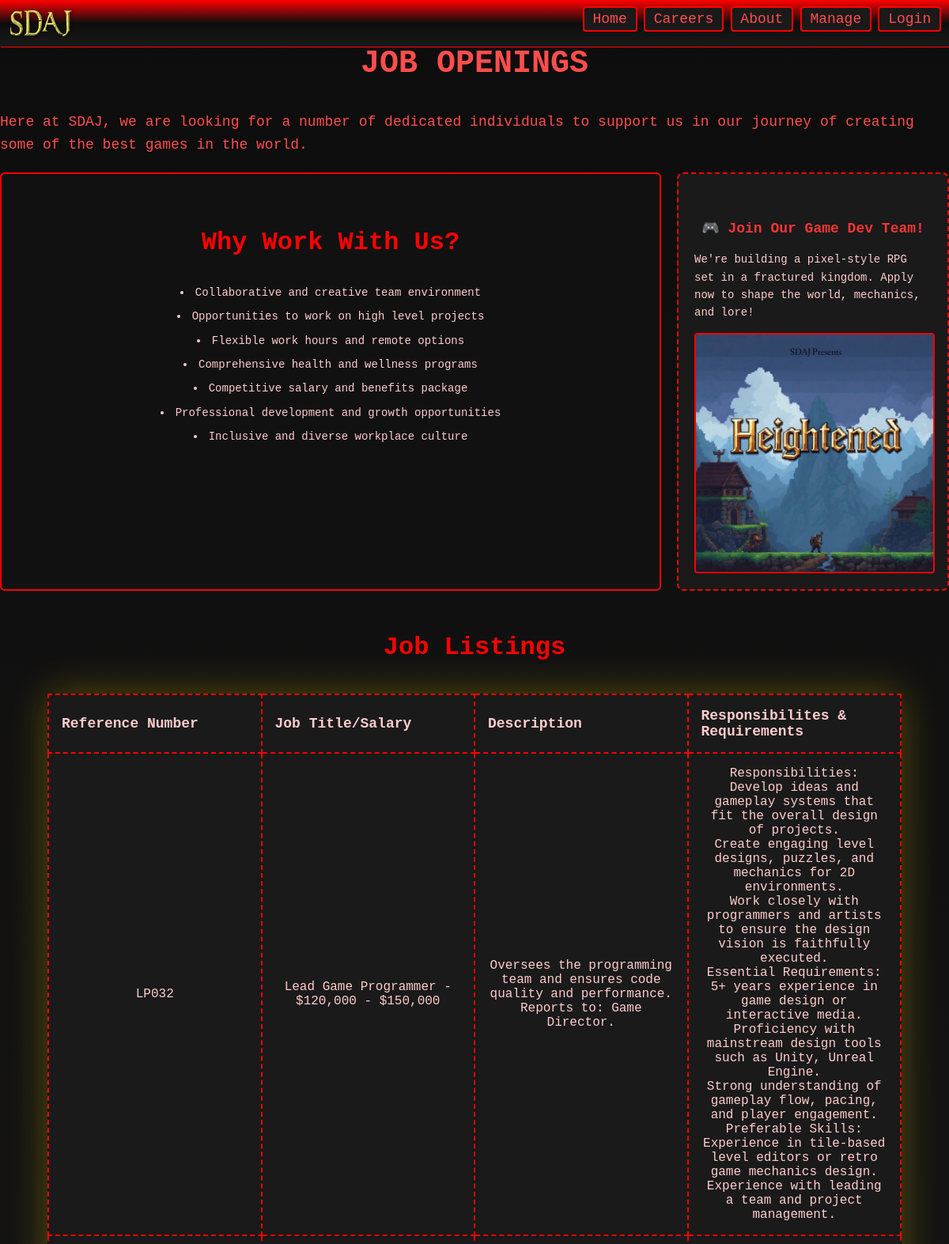
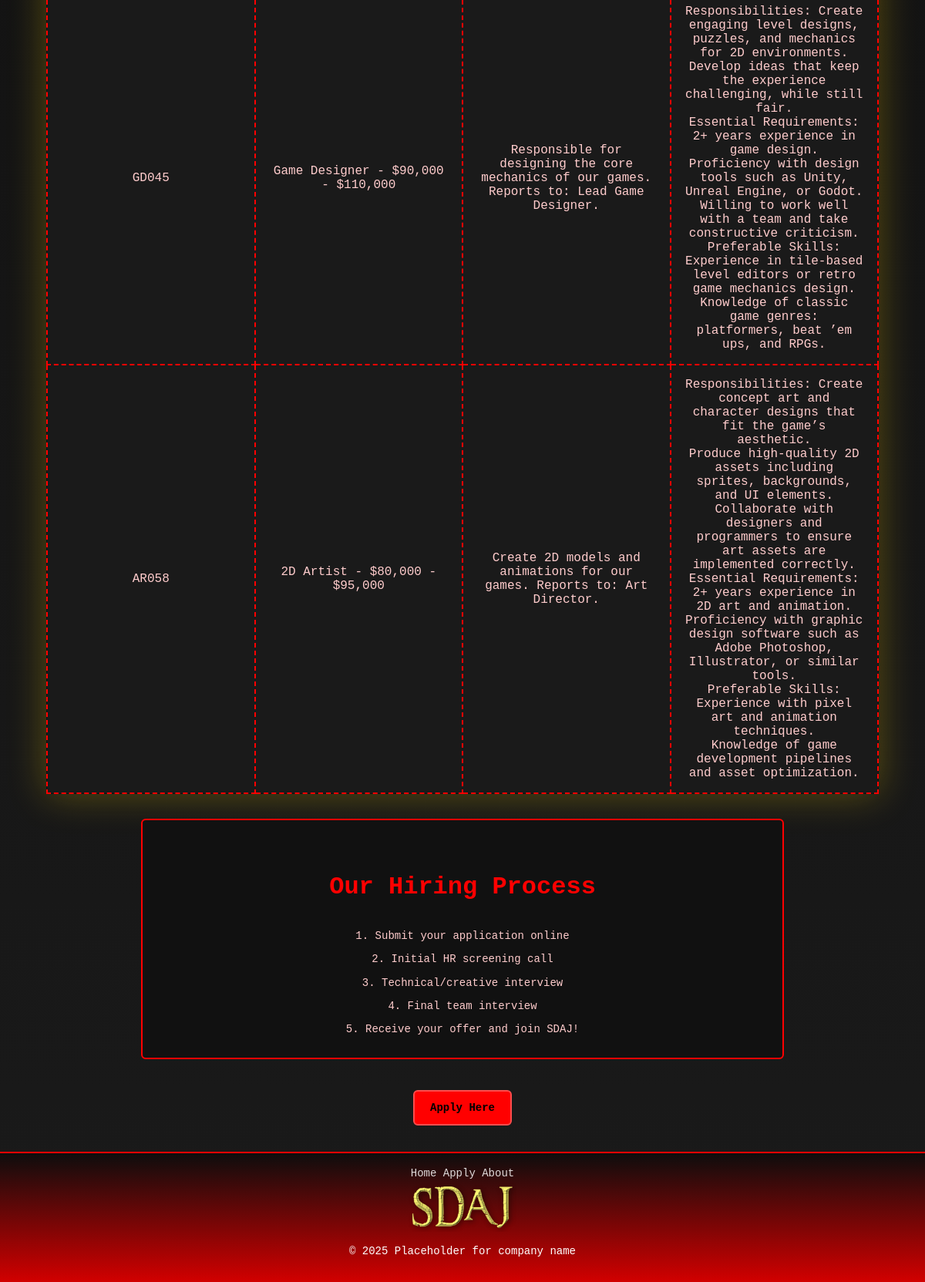
/jobs.php, run on the app's committed database (2 pictures, top to bottom).
### tables this page shows
CREATE TABLE IF NOT EXISTS `jobs` (
  `id` int(11) NOT NULL,
  `reference_number` varchar(10) NOT NULL,
  `Job Title/Salary` varchar(100) NOT NULL,
  `Description` text NOT NULL,
  `Responsibilities & Requirements` text NOT NULL
);

### jobs.php (the view, shortened to what this page needs)
<?php
include_once 'conn.php';
?>
<!DOCTYPE html>
<html lang="en">
<head>
    <?php include 'inc_files/header.inc'; ?>
</head>
<body>
    <?php include 'inc_files/navbar.inc'; ?>
    <main class="main-content">
        <h1 class="main-title">JOB OPENINGS</h1>
        <p id="intro">
            Here at SDAJ, we are looking for a number of dedicated individuals to support us in our journey of
            creating some of the best games in the world.
        </p>
        <section class="benefits-wrap" aria-labelledby="benefits-title">
            <div class="benefits">
                <h2 id="benefits-title">Why Work With Us?</h2>
                <ul>
                    <li>Collaborative and creative team environment</li>
                    <li>Opportunities to work on high level projects</li>
                    <li>Flexible work hours and remote options</li>
                    <li>Comprehensive health and wellness programs</li>
                    <li>Competitive salary and benefits package</li>
                    <li>Professional development and growth opportunities</li>
                    <li>Inclusive and diverse workplace culture</li>
                </ul>
            </div>
            <aside class="game-promo" aria-labelledby="aside-title">
                <h2 id="aside-title">🎮 Join Our Game Dev Team!</h2>
                <p>We're building a pixel-style RPG set in a fractured kingdom. Apply now to shape the world,
                    mechanics, and lore!</p>
                <img src="images/game-preview.png" alt="Game preview image">
            </aside>
        </section>
        <section aria-labelledby="jobs-title" class="jobs-section">
            <h2 id="jobs-title" class="table-title">Job Listings</h2>
            <?php
                $stmt = $conn->prepare('SELECT * FROM `jobs`');
                $stmt->execute();
                $result = $stmt->get_result();
                if (mysqli_num_rows($result) > 0) {
                    echo "<table class='jobs_listings' aria-label = 'jobs listing for gaming development company'>";
                    echo "<thead>";
                    echo "<tr><th>Reference Number</th><th>Job Title/Salary</th><th>Description</th><th>Responsibilites & Requirements</th></tr>";
                    echo "</thead><tbody>";
                    while ($row = mysqli_fetch_assoc($result)) {
                        echo "<tr>";
                        echo "<td class='ref_number'>" . htmlspecialchars($row['reference_number']) . "</td>";
                        echo "<td class='job_title'>" . nl2br(htmlspecialchars($row['Job Title/Salary'])) . "</td>";
                        echo "<td class='description'>" . nl2br(htmlspecialchars($row['Description'])) . "</td>";
                        echo "<td class='duties'>" . nl2br(htmlspecialchars($row['Responsibilities & Requirements'])) . "</td>";
                        echo "</tr>";
                    }
                    echo "</tbody></table>";
                } else {
                    echo "<p>Database query could not be prepared.</p>";
                }
            ?>
        </section>
        <section class="hiring-process" aria-labelledby="process-title">
            <h2 id="process-title">Our Hiring Process</h2>
            <ol>
                <li>Submit your application online</li>
                <li>Initial HR screening call</li>
                <li>Technical/creative interview</li>
                <li>Final team interview</li>
                <li>Receive your offer and join SDAJ!</li>
            </ol>
        </section>
        <div class="application">
            <p><a href="apply.php" target="_blank">Apply Here</a></p>
        </div>
    </main>
    <?php include 'inc_files/footer.inc'; ?>
</body>
</html>

### inc_files/header.inc (shortened to what this page needs)
<link rel="stylesheet" href="styles/layout.css">

### inc_files/navbar.inc
<header>
    <nav class="navbar">
        <a href="index.php" class="logo" target="_blank"><img src="images/company_logo.png" alt="companylogo"></a>
        <nav class="navigationbar">
            <a href="index.php" class="navtitle" >Home</a>
            <a href="jobs.php" class="navtitle" >Careers</a>
            <a href="about.php" class="navtitle" >About</a>
            <a href="manage.php" class="navtitle" >Manage</a>
            <a href="login.php" class="navtitle" >Login</a>
        </nav>
    </nav>
  </header>

### inc_files/footer.inc
<footer>
      <nav>
          <a href="index.php">Home</a>
          <a href="apply.php">Apply</a>
          <a href="about.php">About</a>
      </nav>
      <img src="images/company_logo.png" alt="companylogo">
      <p>&copy; 2025 Placeholder for company name</p>
  </footer>

### styles/layout.css (style rules this page uses)
.navbar { font-family: 'Courier New', Courier, monospace; padding: 10px; position: fixed; top: 0; left: 0; right: 0; display: flex; justify-content: space-between; box-shadow: 1px 1px #ff0000; background: linear-gradient(red, #0d0d0d, #1a1a1a); }
.logo img { width: 6em; }
.navtitle { color:#ff4d4d; text-decoration: none; border: 2px solid #ff0000; background-color: #1a1a1a; border-radius: 4px; padding:0.2em 0.6em; font-size: large; }
body { background: linear-gradient(to bottom, #0d0d0d, #1a1a1a); color: #ff4d4d; font-family: 'Courier New', Courier, monospace; font-size: 14px; line-height: 1.6; margin: 0; padding: 0; }
footer { background: linear-gradient(to bottom, #0d0d0d, rgb(210, 0, 0)); padding: 15px; border-top: double 2px red; text-align: center; color: rgb(255, 255, 255); }
footer img { width: 10em; }
footer nav a { color: rgba(255, 255, 255, 0.849); text-decoration: none; }
.main-title { text-align: center; font-size: 2.5rem; }
#intro { display: flex; justify-content: space-between; max-width: 75rem; margin: 1.25rem auto; gap: 1.25rem; font-size: 1.125rem; }
.benefits-wrap { display: flex; justify-content: space-between; align-items: stretch; max-width: 75rem; margin: 1.25rem auto; gap: 1.25rem; }
.benefits { flex: 1; background-color: #111; border: 2px solid #ff0000; border-radius: 0.375rem; padding: 0.9375rem; color: #ffcccc; }
.benefits ul { margin: 0.625rem 1.25rem; padding: 0 1.25rem; list-style-position: inside; text-align: center; }
.benefits li { margin: 0.5rem 0; }
.game-promo { width: 25%; min-width: 15.625rem; background-color: #1a1a1a; border: 2px dashed #ff0000; border-radius: 0.5rem; padding: 1.25rem; color: #ffcccc; }
.game-promo h2 { color: #f73535; font-size: 1.125rem; margin-bottom: 0.625rem; }
.game-promo img { border: 2px solid #ff0000; border-radius: 0.25rem; width: 100%; display: block; }
.jobs-section { text-align: center; }
table { width: 100%; border-collapse: collapse; background-color: #111; table-layout: fixed; }
th, td { padding: 1rem; border: 2px dashed #ff0000; color: #ffcccc; background-color: #1a1a1a; text-align: center; }
.hiring-process { max-width: 50rem; margin: 1.25rem auto; padding: 0.9375rem; background-color: #111; border: 2px solid #ff0000; border-radius: 0.375rem; }
.hiring-process ol { margin: 0.625rem 1.25rem; padding: 0 1.25rem; color: #ffcccc; list-style-position: inside; text-align: center; }
.hiring-process li { margin: 0.5rem 0; text-align: center; }
.application { text-align: center; }
.application a { display: inline-block; background-color: #ff0000; color: #000; padding: 0.625rem 1.25rem; margin: 1.25rem auto; border: 2px solid #ff4d4d; border-radius: 0.375rem; font-weight: bold; text-decoration: none; }
.jobs_listings { width: 90%; margin: 2rem auto; background-color: #111; color: #ff0000; box-shadow: 0 0 50px rgba(255, 215, 0, 0.3); border-radius: 4px; font-family: 'Courier New', Courier, monospace }
.jobs_listings th { font-size: 1.5vw; text-align: left; }
::placeholder { color: #ffcccc; }
h2 { text-align: center; color: #ff0000; padding-top: 20px; font-size: 2rem; }

### data on the page
jobs: reference_number "LP032", value "Lead Game Programmer - $120,000 - $150,000", Description "Oversees the programming team and ensures code quality and performance. Reports to: Game Director.", value "Responsibilities: Develop ideas and gameplay systems that fit the overall design of projects. Create engaging level designs, puzzles, and mechanics for 2D environments. Work closely with programmers and artists to ensure the design vision is faithfully executed. Essential Requirements: 5+ years experience in game design or interactive media. Proficiency with mainstream design tools such as Unity, Unreal Engine. Strong understanding of gameplay flow, pacing, and player engagement. Preferable Skills: Experience in tile-based level editors or retro game mechanics design. Experience with leading a team and project management."
jobs: reference_number "GD045", value "Game Designer - $90,000 - $110,000", Description "Responsible for designing the core mechanics of our games. Reports to: Lead Game Designer.", value "Responsibilities: Create engaging level designs, puzzles, and mechanics for 2D environments. Develop ideas that keep the experience challenging, while still fair. Essential Requirements: 2+ years experience in game design. Proficiency with design tools such as Unity, Unreal Engine, or Godot. Willing to work well with a team and take constructive criticism. Preferable Skills: Experience in tile-based level editors or retro game mechanics design. Knowledge of classic game genres: platformers, beat ’em ups, and RPGs."
jobs: reference_number "AR058", value "2D Artist - $80,000 - $95,000", Description "Create 2D models and animations for our games. Reports to: Art Director.", value "Responsibilities: Create concept art and character designs that fit the game’s aesthetic. Produce high-quality 2D assets including sprites, backgrounds, and UI elements. Collaborate with designers and programmers to ensure art assets are implemented correctly. Essential Requirements: 2+ years experience in 2D art and animation. Proficiency with graphic design software such as Adobe Photoshop, Illustrator, or similar tools. Preferable Skills: Experience with pixel art and animation techniques. Knowledge of game development pipelines and asset optimization."
